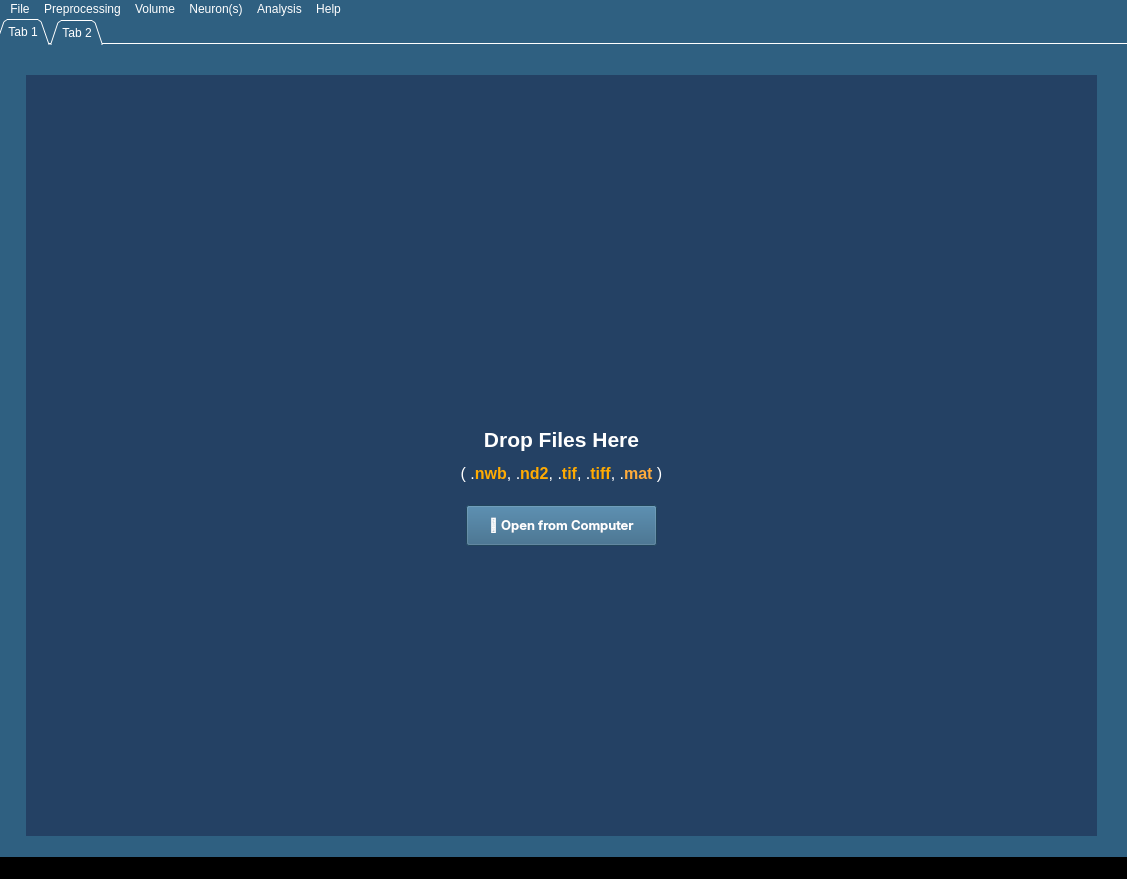
<?xml version="1.0" encoding="UTF-8"?>
<ui version="4.0">
 <class>MainWindow</class>
 <widget class="QMainWindow" name="MainWindow">
  <property name="windowModality">
   <enum>Qt::NonModal</enum>
  </property>
  <property name="geometry">
   <rect>
    <x>0</x>
    <y>0</y>
    <width>1127</width>
    <height>879</height>
   </rect>
  </property>
  <property name="windowTitle">
   <string>pyID</string>
  </property>
  <property name="autoFillBackground">
   <bool>false</bool>
  </property>
  <property name="styleSheet">
   <string notr="true">background-color: black</string>
  </property>
  <widget class="QWidget" name="centralwidget">
   <widget class="QTabWidget" name="tabWidget">
    <property name="geometry">
     <rect>
      <x>-4</x>
      <y>0</y>
      <width>1131</width>
      <height>841</height>
     </rect>
    </property>
    <property name="mouseTracking">
     <bool>false</bool>
    </property>
    <property name="styleSheet">
     <string notr="true">background-color: rgb(47, 96, 129);
color: rgb(255, 255, 255);
font: 63 10pt &quot;Inter SemiBold&quot;;</string>
    </property>
    <property name="tabPosition">
     <enum>QTabWidget::North</enum>
    </property>
    <property name="tabShape">
     <enum>QTabWidget::Triangular</enum>
    </property>
    <property name="currentIndex">
     <number>0</number>
    </property>
    <property name="elideMode">
     <enum>Qt::ElideLeft</enum>
    </property>
    <property name="documentMode">
     <bool>true</bool>
    </property>
    <property name="tabsClosable">
     <bool>false</bool>
    </property>
    <property name="tabBarAutoHide">
     <bool>false</bool>
    </property>
    <widget class="QWidget" name="tab">
     <attribute name="title">
      <string>Tab 1</string>
     </attribute>
     <widget class="QLabel" name="label">
      <property name="geometry">
       <rect>
        <x>30</x>
        <y>30</y>
        <width>1071</width>
        <height>761</height>
       </rect>
      </property>
      <property name="autoFillBackground">
       <bool>false</bool>
      </property>
      <property name="styleSheet">
       <string notr="true">background-color:rgb(36, 65, 100);
border-color: rgb(255, 255, 255);</string>
      </property>
      <property name="text">
       <string>&lt;html&gt;&lt;head/&gt;&lt;body&gt;&lt;p align=&quot;center&quot;&gt;&lt;span style=&quot; font-size:16pt; font-weight:600;&quot;&gt;Drop Files Here&lt;/span&gt;&lt;/p&gt;&lt;p align=&quot;center&quot;&gt;&lt;span style=&quot; font-size:12pt;&quot;&gt;( .&lt;/span&gt;&lt;span style=&quot; font-size:12pt; font-weight:600; color:#ffab02;&quot;&gt;nwb&lt;/span&gt;&lt;span style=&quot; font-size:12pt;&quot;&gt;, .&lt;/span&gt;&lt;span style=&quot; font-size:12pt; font-weight:600; color:#ffab02;&quot;&gt;nd2&lt;/span&gt;&lt;span style=&quot; font-size:12pt;&quot;&gt;, .&lt;/span&gt;&lt;span style=&quot; font-size:12pt; font-weight:600; color:#feaa02;&quot;&gt;tif&lt;/span&gt;&lt;span style=&quot; font-size:12pt;&quot;&gt;, .&lt;/span&gt;&lt;span style=&quot; font-size:12pt; font-weight:600; color:#ffab02;&quot;&gt;tiff&lt;/span&gt;&lt;span style=&quot; font-size:12pt;&quot;&gt;, .&lt;/span&gt;&lt;span style=&quot; font-size:12pt; font-weight:600; color:#ffab3b;&quot;&gt;mat&lt;/span&gt;&lt;span style=&quot; font-size:12pt;&quot;&gt; )&lt;/span&gt;&lt;/p&gt;&lt;/body&gt;&lt;/html&gt;</string>
      </property>
     </widget>
     <widget class="QPushButton" name="pushButton">
      <property name="geometry">
       <rect>
        <x>470</x>
        <y>460</y>
        <width>191</width>
        <height>41</height>
       </rect>
      </property>
      <property name="sizePolicy">
       <sizepolicy hsizetype="Expanding" vsizetype="Fixed">
        <horstretch>0</horstretch>
        <verstretch>0</verstretch>
       </sizepolicy>
      </property>
      <property name="font">
       <font>
        <family>Inter SemiBold</family>
        <pointsize>10</pointsize>
        <weight>7</weight>
        <italic>false</italic>
        <bold>false</bold>
       </font>
      </property>
      <property name="cursor">
       <cursorShape>PointingHandCursor</cursorShape>
      </property>
      <property name="acceptDrops">
       <bool>false</bool>
      </property>
      <property name="toolTipDuration">
       <number>-3</number>
      </property>
      <property name="text">
       <string>📂 Open from Computer</string>
      </property>
      <property name="checkable">
       <bool>false</bool>
      </property>
      <property name="checked">
       <bool>false</bool>
      </property>
      <property name="autoDefault">
       <bool>false</bool>
      </property>
      <property name="default">
       <bool>false</bool>
      </property>
      <property name="flat">
       <bool>false</bool>
      </property>
     </widget>
    </widget>
    <widget class="QWidget" name="tab_2">
     <attribute name="title">
      <string>Tab 2</string>
     </attribute>
    </widget>
   </widget>
  </widget>
  <widget class="QMenuBar" name="menubar">
   <property name="geometry">
    <rect>
     <x>0</x>
     <y>0</y>
     <width>1127</width>
     <height>22</height>
    </rect>
   </property>
   <property name="tabletTracking">
    <bool>false</bool>
   </property>
   <property name="autoFillBackground">
    <bool>false</bool>
   </property>
   <property name="styleSheet">
    <string notr="true">background-color: rgb(47, 96, 129);
color: rgb(255, 255, 255);
font: 63 10pt &quot;Inter SemiBold&quot;;
border-color: rgb(255, 255, 255);</string>
   </property>
   <widget class="QMenu" name="menuFile">
    <property name="title">
     <string>File</string>
    </property>
   </widget>
   <widget class="QMenu" name="menuPreprocessing">
    <property name="font">
     <font>
      <family>Inter SemiBold</family>
      <pointsize>10</pointsize>
      <weight>7</weight>
      <italic>false</italic>
      <bold>false</bold>
     </font>
    </property>
    <property name="tearOffEnabled">
     <bool>false</bool>
    </property>
    <property name="title">
     <string>Preprocessing</string>
    </property>
    <property name="separatorsCollapsible">
     <bool>false</bool>
    </property>
   </widget>
   <widget class="QMenu" name="menuImage">
    <property name="title">
     <string>Volume</string>
    </property>
   </widget>
   <widget class="QMenu" name="menuNeuron_s">
    <property name="title">
     <string>Neuron(s)</string>
    </property>
   </widget>
   <widget class="QMenu" name="menuAnalysis">
    <property name="title">
     <string>Analysis</string>
    </property>
   </widget>
   <widget class="QMenu" name="menuHelp">
    <property name="title">
     <string>Help</string>
    </property>
   </widget>
   <addaction name="menuFile"/>
   <addaction name="menuPreprocessing"/>
   <addaction name="menuImage"/>
   <addaction name="menuNeuron_s"/>
   <addaction name="menuAnalysis"/>
   <addaction name="menuHelp"/>
  </widget>
  <widget class="QStatusBar" name="statusbar"/>
 </widget>
 <resources/>
 <connections/>
</ui>
